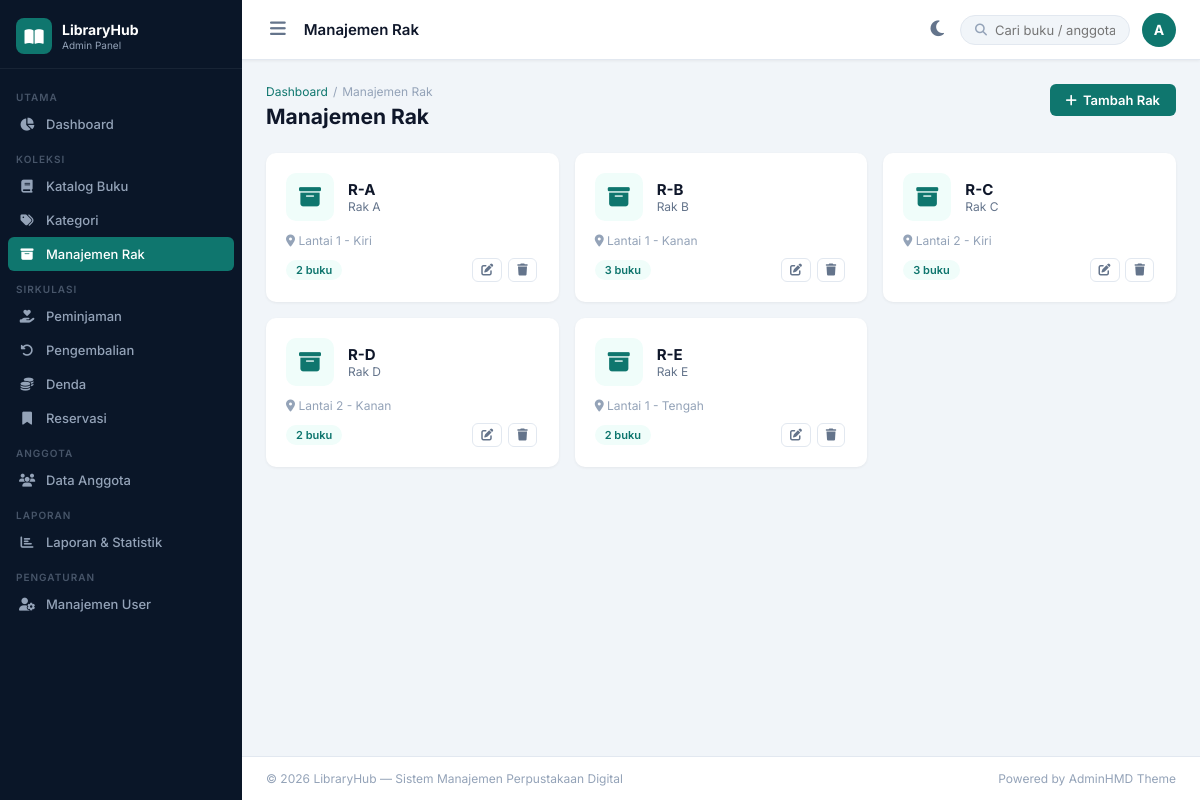
The page /pages/rak.php (signed in) on the database its author committed.
### tables this page shows
CREATE TABLE rak (
    id INT AUTO_INCREMENT PRIMARY KEY,
    kode VARCHAR(10) NOT NULL UNIQUE,
    nama VARCHAR(80) NOT NULL,
    lokasi VARCHAR(100),
    created_at TIMESTAMP DEFAULT CURRENT_TIMESTAMP
);

### includes/auth.php (called while the page is built, shortened)
<?php
function e(mixed $s): string { return htmlspecialchars((string)$s, ENT_QUOTES, 'UTF-8'); }

### pages/rak.php (the view, shortened to what this page needs)
<?php
require_once __DIR__.'/../includes/header.php';
$db=getDB();
$rows=$db->query("SELECT r.*,(SELECT COUNT(*) FROM buku WHERE rak_id=r.id) AS jml FROM rak r ORDER BY r.kode")->fetchAll();
?>
<div class="page-header">
  <div><div class="breadcrumb"><a href="../index.php">Dashboard</a><span class="sep">/</span> Manajemen Rak</div>
  <h1 class="page-title">Manajemen Rak</h1></div>
  <button class="btn btn-primary" onclick="document.getElementById('modalRak').classList.add('open')"><i class="fas fa-plus"></i> Tambah Rak</button>
</div>
<div class="grid-3">
  <?php foreach($rows as $r): ?>
  <div class="card" style="margin-bottom:0">
    <div class="card-body" style="padding:20px">
      <div style="display:flex;align-items:center;gap:14px;margin-bottom:12px">
        <div style="width:48px;height:48px;background:#f0fdfa;border-radius:10px;display:flex;align-items:center;justify-content:center;color:var(--primary);font-size:22px"><i class="fas fa-archive"></i></div>
        <div><div style="font-weight:700;font-size:15px"><?=e($r['kode'])?></div><div style="font-size:12px;color:var(--text2)"><?=e($r['nama'])?></div></div>
      </div>
      <div style="font-size:12px;color:var(--muted);margin-bottom:10px"><i class="fas fa-map-marker-alt"></i> <?=e($r['lokasi']??'-')?></div>
      <div style="display:flex;justify-content:space-between;align-items:center">
        <span class="chip chip-teal"><?=$r['jml']?> buku</span>
        <div>
          <button class="icon-btn" onclick="editRak(<?=$r['id']?>,'<?=e(addslashes($r['kode']))?>','<?=e(addslashes($r['nama']))?>','<?=e(addslashes($r['lokasi']??''))?>')"><i class="fas fa-edit"></i></button>
          <form method="POST" style="display:inline" onsubmit="return confirm('Hapus rak ini?')"><button type="submit" class="icon-btn danger"><i class="fas fa-trash"></i></button></form>
        </div>
      </div>
    </div>
  </div>
  <?php endforeach; ?>
</div>
<?php require_once __DIR__.'/../includes/footer.php'; ?>

### assets/css/style.css (style rules this page uses)
*, *::before, *::after { box-sizing: border-box; margin: 0; padding: 0; }
:root { --primary: #0f766e; --primary-light: #14b8a6; --primary-dark: #0d5c57; --sidebar-bg: #0a1628; --sidebar-hover: #112240; --sidebar-active: #0f766e; --sidebar-text: #94a3b8; --sidebar-dim: #475569; --bg: #f1f5f9; --card: #fff; --topbar: #fff; --text: #0f172a; --text2: #64748b; --muted: #94a3b8; --border: #e2e8f0; --shadow: 0 1px 3px rgba(0, 0, 0, 0.06); --shadow-md: 0 4px 12px rgba(0, 0, 0, 0.08); --sidebar-w: 242px; --topbar-h: 60px; --r: 10px; --r-sm: 6px; }
html { font-size: 14px; }
body { font-family: "Inter", sans-serif; background: var(--bg); color: var(--text); display: flex; min-height: 100vh; overflow-x: hidden; }
.page-header { display: flex; align-items: flex-start; justify-content: space-between; margin-bottom: 24px; gap: 12px; flex-wrap: wrap; }
.page-title { font-size: 21px; font-weight: 700; }
.breadcrumb { display: flex; align-items: center; gap: 5px; font-size: 12px; color: var(--muted); margin-bottom: 5px; }
.breadcrumb a { color: var(--primary); text-decoration: none; }
.breadcrumb .sep { color: var(--muted); }
.btn { display: inline-flex; align-items: center; gap: 6px; padding: 8px 16px; border-radius: var(--r-sm); font-size: 13px; font-weight: 600; cursor: pointer; border: none; transition: all 0.15s; text-decoration: none; font-family: inherit; }
.btn-primary { background: var(--primary); color: #fff; }
.card { background: var(--card); border-radius: var(--r); box-shadow: var(--shadow); overflow: hidden; margin-bottom: 20px; }
.card-body { padding: 18px; }
.grid-3 { display: grid; grid-template-columns: 1fr 1fr 1fr; gap: 16px; margin-bottom: 20px; }
.chip { font-size: 11px; font-weight: 600; padding: 3px 10px; border-radius: 20px; }
.chip-teal { background: #f0fdfa; color: var(--primary); }
.icon-btn { background: none; border: 1px solid var(--border); border-radius: 6px; padding: 5px 8px; cursor: pointer; color: var(--text2); font-size: 12px; transition: all 0.15s; margin-right: 2px; text-decoration: none; display: inline-flex; align-items: center; }

### rows shown on the page
rak: kode "R-A", nama "Rak A", lokasi "Lantai 1 - Kiri", jml "2"
rak: kode "R-B", nama "Rak B", lokasi "Lantai 1 - Kanan", jml "3"
rak: kode "R-C", nama "Rak C", lokasi "Lantai 2 - Kiri", jml "3"
rak: kode "R-D", nama "Rak D", lokasi "Lantai 2 - Kanan", jml "2"
rak: kode "R-E", nama "Rak E", lokasi "Lantai 1 - Tengah", jml "2"

### other values the page prints
$user['role'] "Admin"
$pageTitle "Manajemen Rak"
substr($user['nama'],0,1) "A"
